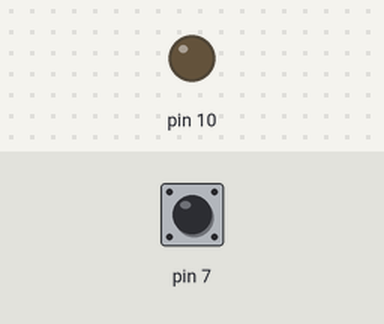
The sketch below on a simulated Arduino Uno, built with avr-gcc and run on an emulated ATmega328P. Parts: output pins drawn as LEDs (lit = HIGH). Dashed ring = blinking. The test bench sets the inputs (shaded band); at power-on: pin 7 HIGH.

Above: at 1.2 s.
1.3 s: pin 7 pulled LOW for 1 s
At 1.9 s:
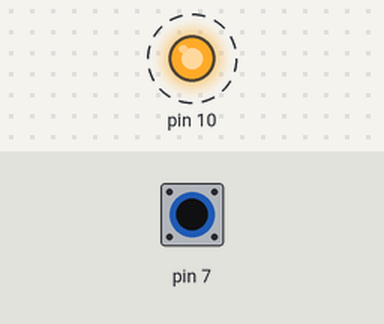
Timing chart, 0 to 8.5 s (numbered marks = the images above; inputs shaded):
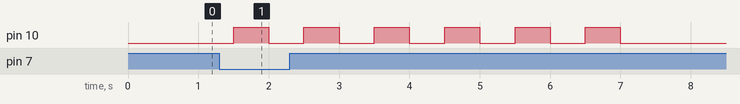

Measured:
- after the input at 1.3 s, pin 10: alternates HIGH for 0.50 s and LOW for 0.50 s, 12 changes in all, then stays LOW, starting after 0.20 s

The sketch:

led_and_switch.ino
```cpp
unsigned long current_val_ms;
unsigned long task80_ms=0;
unsigned long task500_ms=0;

#define Task_80MS_ACTIVE 80
#define Task_500MS_ACTIVE 500

int switch_state=0;
int led_state=0;

void setup() {
  // put your setup code here, to run once:
  pinMode(7,INPUT_PULLUP);
  pinMode(10,OUTPUT);
}

void loop() {
  // put your main code here, to run repeatedly:
  current_val_ms=millis();

  if((current_val_ms-task80_ms)>=Task_80MS_ACTIVE)
  {
      task80_ms=current_val_ms;
      if(digitalRead(7)==LOW)
       {
          switch_state++;
       }


  }
   if((current_val_ms-task500_ms)>=Task_500MS_ACTIVE)
   {
       task500_ms=current_val_ms;
       if(switch_state)
       {
          led_state=led_state^1;
          digitalWrite(10,led_state);
          switch_state--;
       }
       else
       {
          digitalWrite(10,LOW);
       }
   }
}
```
